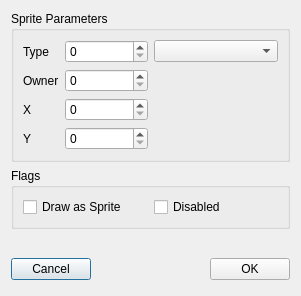
<?xml version="1.0" encoding="UTF-8"?>
<ui version="4.0">
 <class>SpriteProps</class>
 <widget class="QDialog" name="SpriteProps">
  <property name="geometry">
   <rect>
    <x>0</x>
    <y>0</y>
    <width>301</width>
    <height>296</height>
   </rect>
  </property>
  <property name="windowTitle">
   <string>Sprite Properties</string>
  </property>
  <layout class="QVBoxLayout" name="verticalLayout">
   <item>
    <widget class="QGroupBox" name="groupBox">
     <property name="title">
      <string>Sprite Parameters</string>
     </property>
     <layout class="QHBoxLayout" name="horizontalLayout">
      <item>
       <layout class="QFormLayout" name="formLayout">
        <item row="0" column="0">
         <widget class="QLabel" name="label">
          <property name="text">
           <string>Type</string>
          </property>
         </widget>
        </item>
        <item row="1" column="0">
         <widget class="QLabel" name="label_2">
          <property name="text">
           <string>Owner</string>
          </property>
         </widget>
        </item>
        <item row="2" column="0">
         <widget class="QLabel" name="label_3">
          <property name="text">
           <string>X</string>
          </property>
         </widget>
        </item>
        <item row="3" column="0">
         <widget class="QLabel" name="label_4">
          <property name="text">
           <string>Y</string>
          </property>
         </widget>
        </item>
        <item row="0" column="1">
         <widget class="QSpinBox" name="spn_type"/>
        </item>
        <item row="1" column="1">
         <widget class="QSpinBox" name="spn_owner"/>
        </item>
        <item row="2" column="1">
         <widget class="QSpinBox" name="spn_x"/>
        </item>
        <item row="3" column="1">
         <widget class="QSpinBox" name="spn_y"/>
        </item>
       </layout>
      </item>
      <item>
       <layout class="QVBoxLayout" name="verticalLayout_2">
        <item>
         <widget class="QComboBox" name="cmb_spriteType"/>
        </item>
        <item>
         <spacer name="verticalSpacer">
          <property name="orientation">
           <enum>Qt::Vertical</enum>
          </property>
          <property name="sizeHint" stdset="0">
           <size>
            <width>20</width>
            <height>0</height>
           </size>
          </property>
         </spacer>
        </item>
       </layout>
      </item>
     </layout>
    </widget>
   </item>
   <item>
    <widget class="QGroupBox" name="groupBox_2">
     <property name="title">
      <string>Flags</string>
     </property>
     <layout class="QHBoxLayout" name="horizontalLayout_2">
      <item>
       <widget class="QCheckBox" name="chk_drawAsSprite">
        <property name="text">
         <string>Draw as Sprite</string>
        </property>
       </widget>
      </item>
      <item>
       <widget class="QCheckBox" name="chk_disabled">
        <property name="text">
         <string>Disabled</string>
        </property>
       </widget>
      </item>
     </layout>
    </widget>
   </item>
   <item>
    <spacer name="verticalSpacer_2">
     <property name="orientation">
      <enum>Qt::Vertical</enum>
     </property>
     <property name="sizeHint" stdset="0">
      <size>
       <width>20</width>
       <height>40</height>
      </size>
     </property>
    </spacer>
   </item>
   <item>
    <layout class="QHBoxLayout">
     <property name="spacing">
      <number>6</number>
     </property>
     <property name="leftMargin">
      <number>0</number>
     </property>
     <property name="topMargin">
      <number>0</number>
     </property>
     <property name="rightMargin">
      <number>0</number>
     </property>
     <property name="bottomMargin">
      <number>0</number>
     </property>
     <item>
      <widget class="QPushButton" name="cancelButton">
       <property name="text">
        <string>Cancel</string>
       </property>
      </widget>
     </item>
     <item>
      <spacer>
       <property name="orientation">
        <enum>Qt::Horizontal</enum>
       </property>
       <property name="sizeHint" stdset="0">
        <size>
         <width>131</width>
         <height>31</height>
        </size>
       </property>
      </spacer>
     </item>
     <item>
      <widget class="QPushButton" name="okButton">
       <property name="text">
        <string>OK</string>
       </property>
      </widget>
     </item>
    </layout>
   </item>
  </layout>
 </widget>
 <resources/>
 <connections>
  <connection>
   <sender>okButton</sender>
   <signal>clicked()</signal>
   <receiver>SpriteProps</receiver>
   <slot>accept()</slot>
   <hints>
    <hint type="sourcelabel">
     <x>278</x>
     <y>253</y>
    </hint>
    <hint type="destinationlabel">
     <x>96</x>
     <y>254</y>
    </hint>
   </hints>
  </connection>
  <connection>
   <sender>cancelButton</sender>
   <signal>clicked()</signal>
   <receiver>SpriteProps</receiver>
   <slot>reject()</slot>
   <hints>
    <hint type="sourcelabel">
     <x>369</x>
     <y>253</y>
    </hint>
    <hint type="destinationlabel">
     <x>179</x>
     <y>282</y>
    </hint>
   </hints>
  </connection>
 </connections>
</ui>
